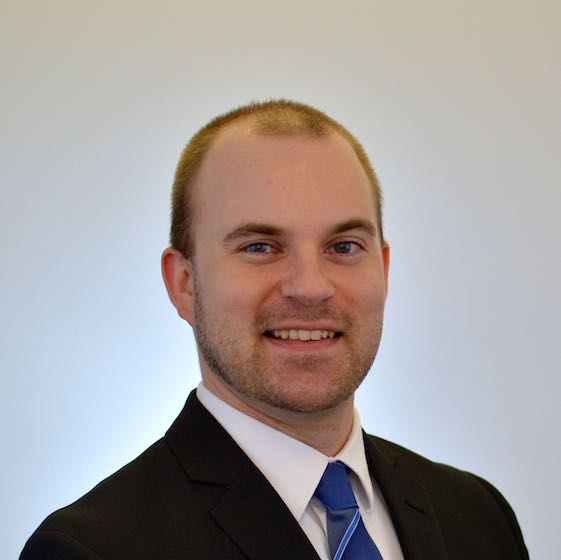
#> input picture section-opencv/ABoringFellow.png, 561 x 560 px
$ python athing.py   (older library calls are emulated)
#> lines starting #> are read from the running program, lines starting #| are printed output that depends on the picture; after the words box and inside, x2 and y2 are one past the last pixel; in counts of white or black regions, pixels touching at a corner belong together
import numpy as np
import pprint
import cv2
import PIL
from PIL import Image

face_cascade = cv2.CascadeClassifier("haarcascade_frontalface_default.xml")
eye_cascade = cv2.CascadeClassifier("haarcascade_eye.xml")

img = cv2.imread("ABoringFellow.png")
#> img is the input picture: shape (560, 561, 3); mean B, G, R 155.5, 156.9, 163.4
gray = cv2.cvtColor(img, cv2.COLOR_BGR2GRAY)
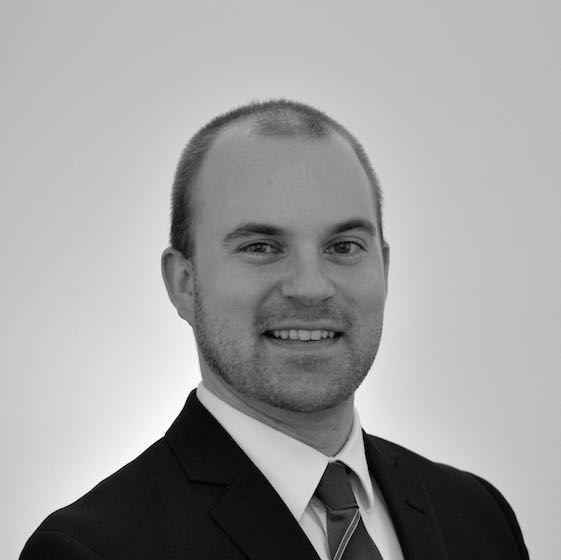
#> gray: shape (560, 561); min 0, max 254, mean 158.7

faces = face_cascade.detectMultiScale(gray, 1.3, 5)
#> faces = [[190, 160, 225, 225]]

#pprint.pprint(faces)

for (counter, (x,y,w,h)) in enumerate(faces):
        cv2.rectangle(img, (x, y), (x+w, y+h), (255, 0, 0), 7)
        #cv2.putText(img, "Actor #{}".format(counter+1), (x, y-10),
        #cv2.FONT_HERSHEY_SIMPLEX, 0.6, (0, 0, 255), 2)
        roi_color = img[y:y+h, x:x+w]
        roi_gray = gray[y:y+h, x:x+w]
        eyes = eye_cascade.detectMultiScale(roi_gray)
        #pprint.pprint(eyes)
        for (ex, ey, ew, eh) in eyes:
                cv2.rectangle(roi_color, (ex, ey), (ex+ew, ey+eh), (0,255,0), 2)
#> this loop made 1 pass
#> (counter, x, y, w, h) on pass 1: (0, 190, 160, 225, 225)
#> pass 1, `roi_color = img[y:y+h, x:x+w]`:
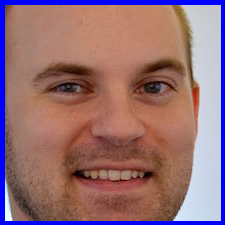
#> roi_color: shape (225, 225, 3); mean B, G, R 117, 110.5, 149.1
#> pass 1, `roi_gray = gray[y:y+h, x:x+w]`:
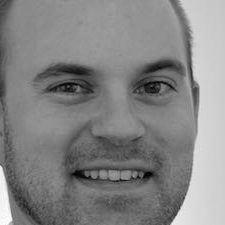
#> roi_gray: shape (225, 225); min 3, max 252, mean 132.5
#> after the loop:
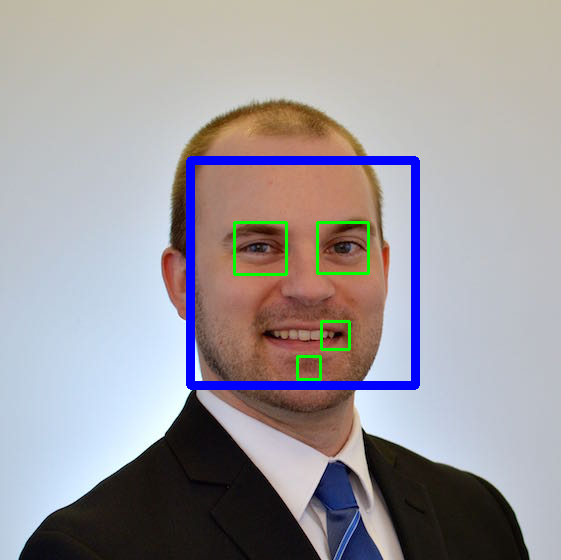
#> img: shape (560, 561, 3); 3.15% of pixels changed, all inside (x1, y1, x2, y2) = (186, 156, 420, 390)
#> after the loop:
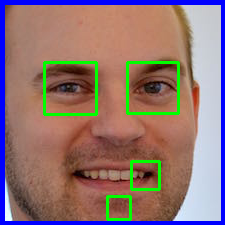
#> roi_color: shape (225, 225, 3); 3.62% of pixels changed, all inside (x1, y1, x2, y2) = (43, 61, 180, 221)


basewidth = (x+w)-x
#> basewidth = 225
img2 = Image.open('Cowboyhat.png')
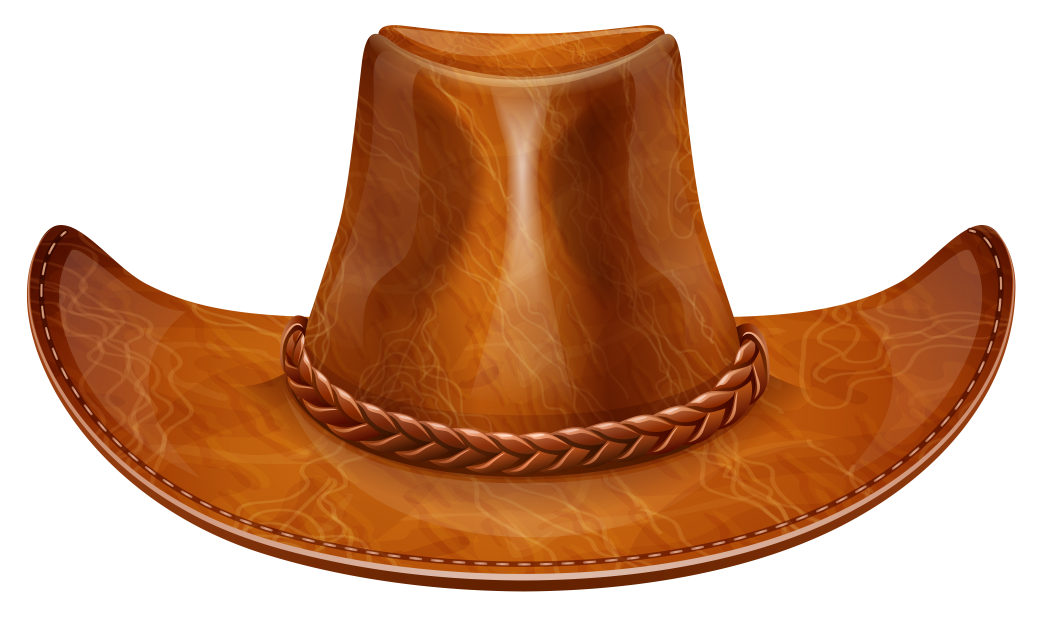
#> input picture section-opencv/Cowboyhat.png, 5216 x 3147 px (shown at 1/5 size)
#> img2 is the input picture: PIL image 5216x3147 RGBA; mean R, G, B, A 200.7, 158.5, 131.6, 128.9
img2 = img2.resize((basewidth,int(basewidth*0.6)), PIL.Image.ANTIALIAS)
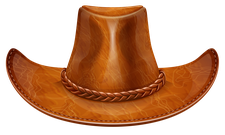
#> img2: PIL image 225x135 RGBA; mean R, G, B, A 85.1, 39.9, 11.7, 128.9; transparent parts drawn white
img2.save('ABetterHat.png')


"""
picture=Image.open('ABetterHat.png')
picture=picture.convert("RGBA")

pixdata = picture.load()

width, height = picture.size
for y in range(height):
        for x in range(width):
                if pixdata[x,y] == (255, 255, 255, 255):
                        pixdata[x,y] = (255, 255, 255, 0)
picture.save("Atest.png", "PNG")
"""

#img3 = Image.open('Atest.png')
#> (the run stopped early here; a loop or call above may not have finished)
